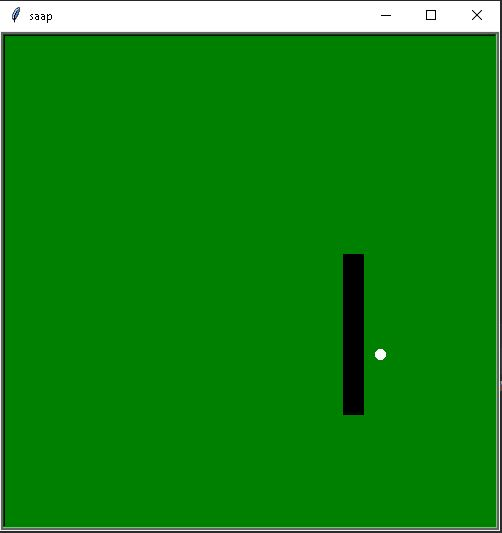

Python code for this plot:
import turtle
import random

w = 500
h = 500
fs = 10
d = 100  # milliseconds

offsets = {
    "up": (0, 20),
    "down": (0, -20),
    "left": (-20, 0),
    "right": (20, 0)
}

def r():
    global saap, kata, khanaT, pen
    saap = [[0, 0], [0, 20], [0, 40], [0, 60], [0, 80]]
    kata = "up"
    khanaT = nun()
    food.goto(khanaT)
    hall()

def hall():
    global kata

    new_head = saap[-1].copy()
    new_head[0] = saap[-1][0] + offsets[kata][0]
    new_head[1] = saap[-1][1] + offsets[kata][1]

    if new_head in saap[:-1]:
        r()
    else:
        saap.append(new_head)

        if not khana():
            saap.pop(0)

        if saap[-1][0] > w / 2:
            saap[-1][0] -= w
        elif saap[-1][0] < - w / 2:
            saap[-1][0] += w
        elif saap[-1][1] > h / 2:
            saap[-1][1] -= h
        elif saap[-1][1] < -h / 2:
            saap[-1][1] += h

        pen.clearstamps()
 #clears all the stamps

        for segment in saap:
            pen.goto(segment[0], segment[1])
            pen.stamp()

        screen.update()
 #updates the turtle.screen screen

        turtle.ontimer(hall, d)

def khana():
    global khanaT
    if dist(saap[-1], khanaT) < 20:
        khanaT = nun()
        food.goto(khanaT)
        return True
    return False

def nun():
    x = random.randint(- w / 2 + fs, w / 2 - fs)
    y = random.randint(- h / 2 + fs, h / 2 - fs)
    return (x, y)

def dist(poos1, poos2):
    x1, y1 = poos1
    x2, y2 = poos2
    distance = ((y2 - y1) ** 2 + (x2 - x1) ** 2) ** 0.5
    return distance

def mathi():
    global kata
    if kata != "down":
        kata = "up"

def go_right():
    global kata
    if kata != "left":
        kata = "right"

def go_down():
    global kata
    if kata != "up":
        kata = "down"

def go_left():
    global kata
    if kata != "right":
        kata = "left"

screen = turtle.Screen()
screen.setup(w, h)
screen.title("saap")
screen.bgcolor("green")
screen.setup(500, 500)
screen.tracer(0)

pen = turtle.Turtle("square")
pen.penup()

food = turtle.Turtle()
food.shape("circle")
food.color("white")
food.shapesize(fs / 20)
food.penup()

screen.listen()
screen.onkey(mathi, "Up")
screen.onkey(go_right, "Right")
screen.onkey(go_down, "Down")
screen.onkey(go_left, "Left")

r()
turtle.done()
